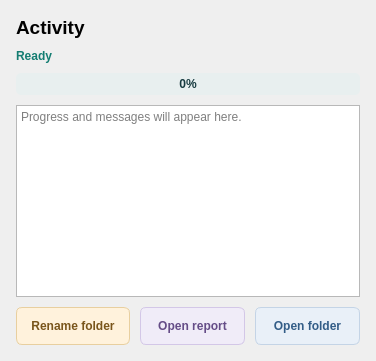
                                          <widget class="QFrame" name="activityCard">
                                            <property name="styleSheet">
                                              <string>QFrame#activityCard {background:#FFFFFF; border:1px solid #DDE6E8; border-radius:10px;}</string>
                                            </property>
                                            <layout class="QVBoxLayout" name="activityCardLayout">
                                              <property name="spacing">
                                                <number>10</number>
                                              </property>
                                              <property name="leftMargin">
                                                <number>16</number>
                                              </property>
                                              <property name="topMargin">
                                                <number>16</number>
                                              </property>
                                              <property name="rightMargin">
                                                <number>16</number>
                                              </property>
                                              <property name="bottomMargin">
                                                <number>16</number>
                                              </property>
                                              <item>
                                                <widget class="QLabel" name="activityCardTitle">
                                                  <property name="styleSheet">
                                                    <string>font-size:19px; font-weight:600;</string>
                                                  </property>
                                                  <property name="text">
                                                    <string>Activity</string>
                                                  </property>
                                                  <property name="wordWrap">
                                                    <bool>true</bool>
                                                  </property>
                                                </widget>
                                              </item>
                                              <item>
                                                <layout class="QHBoxLayout" name="statusRow">
                                                  <property name="spacing">
                                                    <number>10</number>
                                                  </property>
                                                  <property name="leftMargin">
                                                    <number>0</number>
                                                  </property>
                                                  <property name="topMargin">
                                                    <number>0</number>
                                                  </property>
                                                  <property name="rightMargin">
                                                    <number>0</number>
                                                  </property>
                                                  <property name="bottomMargin">
                                                    <number>0</number>
                                                  </property>
                                                  <item>
                                                    <widget class="QLabel" name="statusLabel">
                                                      <property name="visible">
                                                        <bool>false</bool>
                                                      </property>
                                                      <property name="styleSheet">
                                                        <string>color:#147D72; font-weight:600;</string>
                                                      </property>
                                                      <property name="text">
                                                        <string>Ready</string>
                                                      </property>
                                                      <property name="wordWrap">
                                                        <bool>true</bool>
                                                      </property>
                                                    </widget>
                                                  </item>
                                                  <item>
                                                    <widget class="QLabel" name="elapsedLabel">
                                                      <property name="text">
                                                        <string />
                                                      </property>
                                                      <property name="wordWrap">
                                                        <bool>true</bool>
                                                      </property>
                                                    </widget>
                                                  </item>
                                                </layout>
                                              </item>
                                              <item>
                                                <widget class="QProgressBar" name="progressBar">
                                                  <property name="toolTip">
                                                    <string>Download progress. The percentage is estimated when only an approximate total is available.</string>
                                                  </property>
                                                  <property name="styleSheet">
                                                    <string>QProgressBar#progressBar {background:#E8EFEF;color:#173B40;border:none;border-radius:5px;min-height:22px;max-height:22px;font-size:12px;font-weight:600;} QProgressBar#progressBar::chunk {background:#69BEB0;border-radius:5px;}</string>
                                                  </property>
                                                  <property name="value">
                                                    <number>0</number>
                                                  </property>
                                                  <property name="alignment">
                                                    <set>Qt::AlignmentFlag::AlignCenter</set>
                                                  </property>
                                                  <property name="textVisible">
                                                    <bool>true</bool>
                                                  </property>
                                                  <property name="format">
                                                    <string>%p%</string>
                                                  </property>
                                                </widget>
                                              </item>
                                              <item>
                                                <widget class="QPlainTextEdit" name="activityLog">
                                                  <property name="minimumSize">
                                                    <size>
                                                      <width>0</width>
                                                      <height>70</height>
                                                    </size>
                                                  </property>
                                                  <property name="readOnly">
                                                    <bool>true</bool>
                                                  </property>
                                                  <property name="placeholderText">
                                                    <string>Progress and messages will appear here.</string>
                                                  </property>
                                                </widget>
                                              </item>
                                              <item>
                                                <layout class="QHBoxLayout" name="reportActionsRow">
                                                  <property name="spacing">
                                                    <number>10</number>
                                                  </property>
                                                  <property name="leftMargin">
                                                    <number>0</number>
                                                  </property>
                                                  <property name="topMargin">
                                                    <number>0</number>
                                                  </property>
                                                  <property name="rightMargin">
                                                    <number>0</number>
                                                  </property>
                                                  <property name="bottomMargin">
                                                    <number>0</number>
                                                  </property>
                                                  <item>
                                                    <widget class="QPushButton" name="renameFolderButton">
                                                      <property name="minimumSize">
                                                        <size>
                                                          <width>105</width>
                                                          <height>38</height>
                                                        </size>
                                                      </property>
                                                      <property name="styleSheet">
                                                        <string>QPushButton#renameFolderButton {background:#FFF2DC; color:#79551B; border:1px solid #E8CF9F; border-radius:6px; padding:8px 14px; font-weight:600;}
QPushButton#renameFolderButton:hover {background:#F9E6C2;}
QPushButton#renameFolderButton:pressed {background:#F0D7A8;}
QPushButton#renameFolderButton:focus {border:2px solid #79551B; padding:7px 13px;}
QPushButton#renameFolderButton:disabled {background:#EDF1F2; color:#87999D; border:1px solid #D8E1E3;}</string>
                                                      </property>
                                                      <property name="text">
                                                        <string>Rename folder</string>
                                                      </property>
                                                    </widget>
                                                  </item>
                                                  <item>
                                                    <widget class="QPushButton" name="openReportButton">
                                                      <property name="minimumSize">
                                                        <size>
                                                          <width>105</width>
                                                          <height>38</height>
                                                        </size>
                                                      </property>
                                                      <property name="styleSheet">
                                                        <string>QPushButton#openReportButton {background:#F0ECF8; color:#654D87; border:1px solid #D3C7E7; border-radius:6px; padding:8px 14px; font-weight:600;}
QPushButton#openReportButton:hover {background:#E5DDF1;}
QPushButton#openReportButton:pressed {background:#D9CEE9;}
QPushButton#openReportButton:focus {border:2px solid #654D87; padding:7px 13px;}
QPushButton#openReportButton:disabled {background:#EDF1F2; color:#87999D; border:1px solid #D8E1E3;}</string>
                                                      </property>
                                                      <property name="text">
                                                        <string>Open report</string>
                                                      </property>
                                                    </widget>
                                                  </item>
                                                  <item>
                                                    <widget class="QPushButton" name="openOutputFolderButton">
                                                      <property name="minimumSize">
                                                        <size>
                                                          <width>105</width>
                                                          <height>38</height>
                                                        </size>
                                                      </property>
                                                      <property name="styleSheet">
                                                        <string>QPushButton#openOutputFolderButton {background:#E9F0F8; color:#335D87; border:1px solid #C4D4E6; border-radius:6px; padding:8px 14px; font-weight:600;}
QPushButton#openOutputFolderButton:hover {background:#DBE7F4;}
QPushButton#openOutputFolderButton:pressed {background:#CBDCEF;}
QPushButton#openOutputFolderButton:focus {border:2px solid #335D87; padding:7px 13px;}
QPushButton#openOutputFolderButton:disabled {background:#EDF1F2; color:#87999D; border:1px solid #D8E1E3;}</string>
                                                      </property>
                                                      <property name="text">
                                                        <string>Open folder</string>
                                                      </property>
                                                    </widget>
                                                  </item>
                                                </layout>
                                              </item>
                                            </layout>
                                          </widget>
